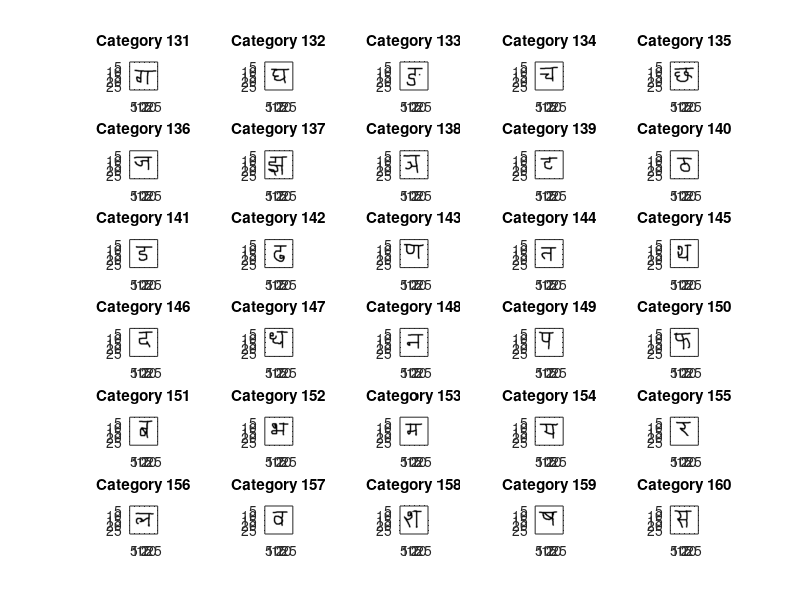

The MATLAB script that drew this image:
% 代码文件：show_train_ith.m
% 代码功能：显示训练集中n到m个类中各类的第i张图片合集(i<15)
% 作者：禹泽海 时间：2024/6/15

load('train_data.mat')
% 定义要显示的类别数量
numCategories = 30;  % 总共有200个类别

% 确保numCategories不大于test数据集中的类别总数
numCategories = min(numCategories, size(train, 1));

% 创建一个新的图形窗口
figure;

% 每行显示的类别数量
categoriesPerRow = 5;  % 可以根据需要调整每行显示的类别数量
rows = ceil(numCategories / categoriesPerRow);

% 定义所需查看的类区间m-n，区间宽度等于numCategories
for i = 131:160
    % 计算当前类别的子图位置，第三个参数改为i-(m-1)
    subplot(rows, categoriesPerRow, i-130);

    % 去除多余的维度并显示当前类别的第一张图像，可以改
    singleImage = squeeze(train(i, 5, :, :));  % 获取第i个类别的第一张图像
    imagesc(singleImage);
    colormap gray;  % 确保使用灰度颜色映射
    axis image;    % 保持图像的纵横比
    % 添加标题等信息
    title(['Category ' num2str(i)]);
end